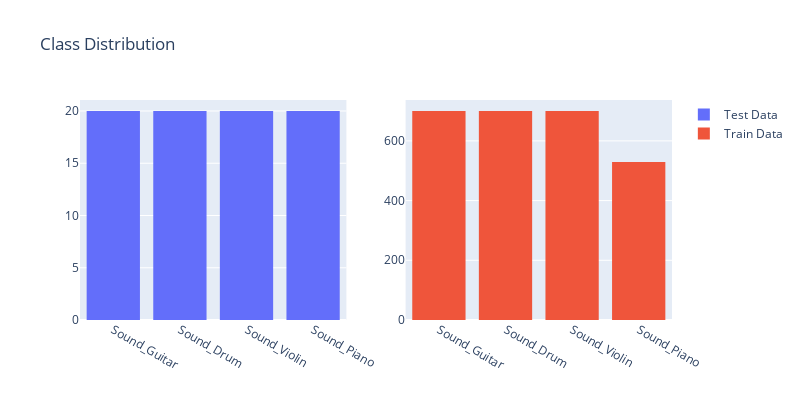

Notebook code cell kept with this figure:
### Markdown cell above
# Distribuição dos dados

### Code cell
import plotly.graph_objects as go
from plotly.subplots import make_subplots

fig = make_subplots(rows=1, cols=2)

# TEST plot
fig.add_trace(go.Bar(x=classes, y=test['Class'].value_counts(), name='Test Data'), row=1, col=1)

# TRAIN plot
fig.add_trace(go.Bar(x=classes, y=train['Class'].value_counts(), name='Train Data'), row=1, col=2)

# layout
fig.update_layout(title_text='Class Distribution', height=400, width=800)
fig.update_traces(marker_line_width=0)
fig.show()

### Figure 1 — Plotly figure (JSON) as saved in the notebook; plotly's stock layout.template omitted (floating-point values rounded to 4 significant figures)
{"data": [{"marker": {"line": {"width": 0}}, "name": "Test Data", "type": "bar", "x": ["Sound_Guitar", "Sound_Drum", "Sound_Violin", "Sound_Piano"], "xaxis": "x", "y": [20, 20, 20, 20], "yaxis": "y"}, {"marker": {"line": {"width": 0}}, "name": "Train Data", "type": "bar", "x": ["Sound_Guitar", "Sound_Drum", "Sound_Violin", "Sound_Piano"], "xaxis": "x2", "y": [700, 700, 700, 529], "yaxis": "y2"}], "layout": {"height": 400, "title": {"text": "Class Distribution"}, "width": 800, "xaxis": {"anchor": "y", "domain": [0, 0.45]}, "xaxis2": {"anchor": "y2", "domain": [0.55, 1]}, "yaxis": {"anchor": "x", "domain": [0, 1]}, "yaxis2": {"anchor": "x2", "domain": [0, 1]}}}
